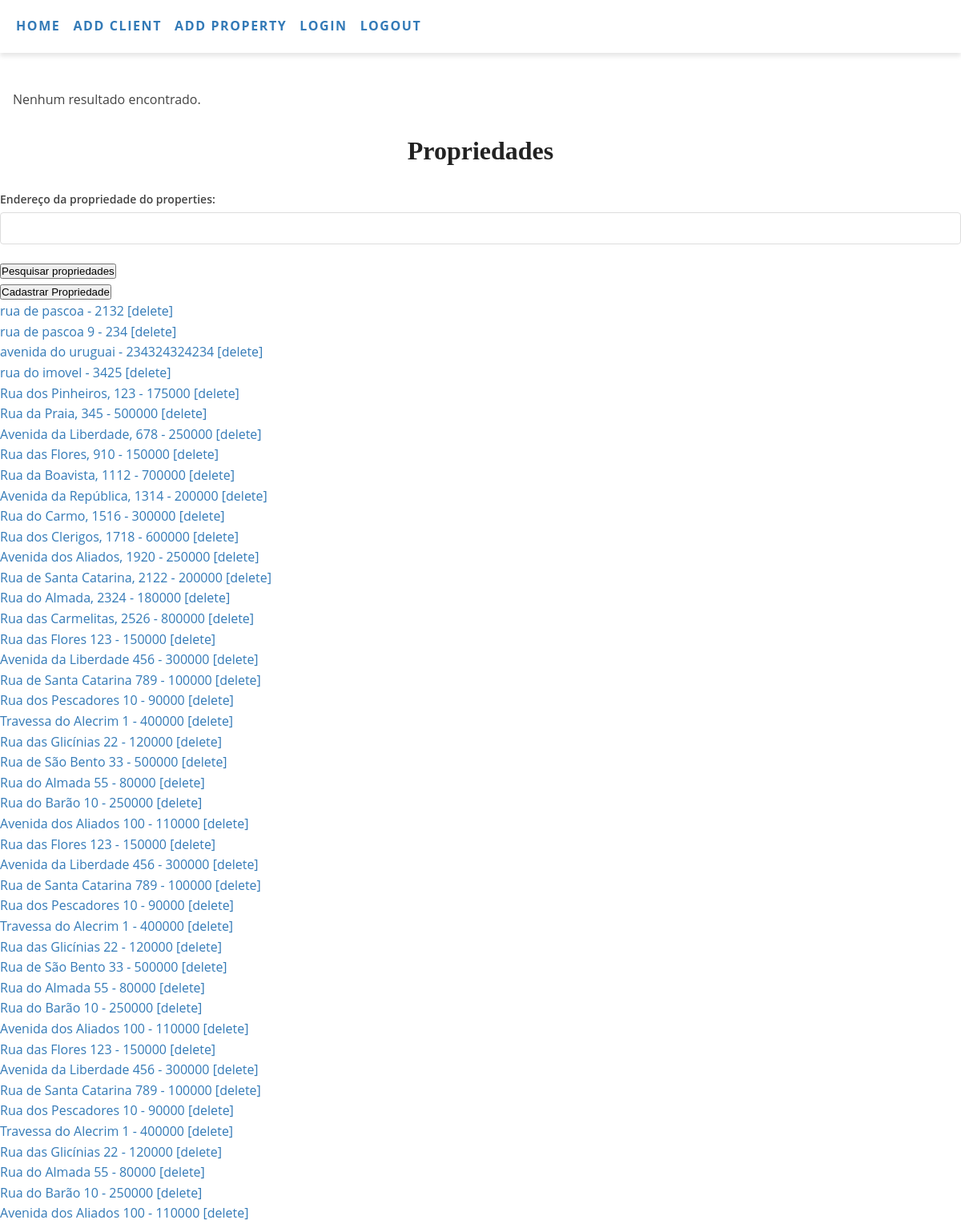
Screenshot of /properties with the database file from the repository.
### models.py (models this page shows, shortened)
class Properties(db.Model):
    id = db.Column(db.Integer, primary_key=True)
    name = db.Column(db.String(200), nullable=False)
    address = db.Column(db.String(200), nullable=False)
    city = db.Column(db.String(50), nullable=False)
    distrito = db.Column(db.String(50), nullable=False)
    value = db.Column(db.Integer, nullable=False)
    property_type = db.Column(db.String(50), nullable=False)
    price = db.Column(db.Integer, nullable=False)
    bedrooms = db.Column(db.Integer, nullable=False)
    bathrooms = db.Column(db.Integer, nullable=False)
    area = db.Column(db.Integer, nullable=False)
    garage = db.Column(db.String(50), nullable=False)
    description = db.Column(db.String(500), nullable=False)
    photo = db.Column(db.String(100), nullable=True)
    client_id = db.Column(db.Integer, db.ForeignKey('client.id'), nullable=False)
    client = db.relationship('Client', back_populates='properties')

### crm.py (the view)
@app.route('/properties', methods=['GET', 'POST'])
def properties():
    print("properties route requested")
    app.logger.debug(request.url)
    search_form = SearchForm()
    properties = Properties.query.all()
    search_results = []
    form = PropertiesForm()
    if request.method == 'POST' and search_form.validate():
        search_query = search_form.search_query.data
        search_results = Properties.query.filter(or_(
            Properties.address.ilike(f'%{search_query}%'),
            Properties.property_type.ilike(f'%{search_query}%')
        )).all()
    if not search_results:
        flash('Nenhum resultado encontrado.')
    print(f"search_results: {search_results}")
    return render_template('properties.html', properties=properties, search_form=search_form,
                           search_results=search_results)

### forms.py (shortened to what this page needs)
class SearchForm(FlaskForm):
    name = StringField('Name', validators=[Optional()])
    email = StringField('Email', validators=[Optional()])
    marital_status = SelectField('Marital Status', choices=[('single', 'Single'), ('married', 'Married')],
                                 validators=[Optional()])
    min_age = IntegerField('Minimum Age', validators=[Optional()])
    max_age = IntegerField('Maximum Age', validators=[Optional()])
    min_income = DecimalField('Minimum Income', validators=[Optional()])
    max_income = DecimalField('Maximum Income', validators=[Optional()])
    search_query = StringField('Search by Name or Phone', validators=[DataRequired()])
    submit = SubmitField('Search')

### crm.py (called while the page is built)
@app.context_processor
def inject_csrf_token():
    return dict(csrf_token=generate_csrf())

@app.context_processor
def inject_debug():
    return dict(debug=app.debug)

### templates/properties.html (shortened to what this page needs)
{% extends 'base.html' %}
{% block content %}
    <link href="{{ url_for('static', filename='style.css') }}" rel="stylesheet" type="text/css">
    <body>
    <h1 style="text-align: center;">Propriedades</h1>
    <form action="{{ url_for('view_properties') }}" method="POST">
        <div>
            <label for="search_query">Endereço da propriedade do properties:</label>
            {{ search_form.search_query() }}
        </div>
        <button type="submit">Pesquisar propriedades</button>
    </form>
    <div class="button-container" style="text-align: left;">
        <a href="/add_property">
            <button>Cadastrar Propriedade</button>
        </a>
    </div>
    {% if properties %}
        <ul>
            {% for property in properties %}
                <li>
                    <a href="{{ url_for('edit_property', id=property.id) }}">{{ property.address }}
                        - {{ property.price }}</a>
                    <a href="{{ url_for('delete_property', id=property.id) }}">[delete]</a>
                </li>
            {% endfor %}
        </ul>
    {% else %}
        <p>Nenhuma propriedade encontrada.</p>
        {% if not search_results and search_form.search_query.data %}
            <p>{{ get_flashed_messages()[0] }}</p>
        {% endif %}
    {% endif %}
    </body>
{% endblock %}

### templates/base.html (shortened to what this page needs)
<!DOCTYPE html>
<html lang="pt">
<head>
<link href="{{ url_for('static', filename='base.css') }}" rel="stylesheet" type="text/css">
</head>
<body>
<nav>
    <ul>
        <li><a href="{{ url_for('home') }}">Home</a></li>
        <li><a href="{{ url_for('add_client') }}">Add Client</a></li>
        <li><a href="{{ url_for('add_property') }}">Add Property</a></li>
        <li><a href="{{ url_for('login') }}">login</a></li>
        <li><a href="{{ url_for('logout') }}">logout</a></li>
    </ul>
</nav>
{% with messages = get_flashed_messages(with_categories=true) %}
    {% if messages %}
        <ul class="flashes">
            {% for category, message in messages %}
                <li class="{{ category }}">{{ message }}</li>
            {% endfor %}
        </ul>
    {% endif %}
{% endwith %}
{% block content %}
{% endblock %}
</body>
</html>

### static/base.css (style rules this page uses)
* { box-sizing: border-box; margin: 0; padding: 0; }
body { font-family: 'Helvetica Neue', sans-serif; font-size: 16px; line-height: 1.5; color: #333; }
h1, h2, h3, h4, h5, h6 { margin-bottom: 1rem; font-weight: bold; line-height: 1.2; }
a { color: #007bff; text-decoration: none; }
nav { background-color: #f7f7f7; padding: 1rem; }
nav ul { list-style: none; display: flex; justify-content: space-between; align-items: center; }
nav li { margin-right: 1rem; }
nav a { font-weight: bold; text-transform: uppercase; letter-spacing: 0.1rem; }
.flashes { list-style: none; margin: 1rem 0; }
.flashes li { margin: 0.5rem 0; padding: 1rem; border-radius: 0.25rem; }

### static/style.css (style rules this page uses)
body { font-family: 'Open Sans', sans-serif; font-size: 16px; color: #444444; line-height: 1.6; }
h1, h2, h3, h4, h5, h6 { font-family: 'Playfair Display', serif; font-weight: 700; margin-bottom: 30px; color: #222222; }
a { color: #337ab7; text-decoration: none; }
form label { display: block; font-size: 14px; font-weight: 600; margin-bottom: 5px; }
form input[type="text"], form input[type="email"], form input[type="password"], form textarea { width: 100%; padding: 10px; border-radius: 4px; border: 1px solid #dddddd; font-size: 16px; margin-bottom: 20px; }
nav { display: flex; justify-content: space-between; align-items: center; background-color: #ffffff; box-shadow: 0 4px 6px rgba(0, 0, 0, 0.1); padding: 20px; margin-bottom: 30px; }
nav a { margin-left: 20px; }
nav a:first-child { margin-left: 0; }

### rows the page displays
Properties: address "rua de pascoa", price "2132"
Properties: address "rua de pascoa 9", price "234"
Properties: address "avenida do uruguai", price "234324324234"
Properties: address "rua do imovel", price "3425"
Properties: address "Rua dos Pinheiros, 123", price "175000"
Properties: address "Rua da Praia, 345", price "500000"
Properties: address "Avenida da Liberdade, 678", price "250000"
Properties: address "Rua das Flores, 910", price "150000"
Properties: address "Rua da Boavista, 1112", price "700000"
Properties: address "Avenida da República, 1314", price "200000"
Properties: address "Rua do Carmo, 1516", price "300000"
Properties: address "Rua dos Clerigos, 1718", price "600000"
Properties: address "Avenida dos Aliados, 1920", price "250000"
Properties: address "Rua de Santa Catarina, 2122", price "200000"
Properties: address "Rua do Almada, 2324", price "180000"
Properties: address "Rua das Carmelitas, 2526", price "800000"
Properties: address "Rua das Flores 123", price "150000"
Properties: address "Avenida da Liberdade 456", price "300000"
Properties: address "Rua de Santa Catarina 789", price "100000"
Properties: address "Rua dos Pescadores 10", price "90000"
Properties: address "Travessa do Alecrim 1", price "400000"
Properties: address "Rua das Glicínias 22", price "120000"
Properties: address "Rua de São Bento 33", price "500000"
Properties: address "Rua do Almada 55", price "80000"
Properties: address "Rua do Barão 10", price "250000"
Properties: address "Avenida dos Aliados 100", price "110000"
Properties: address "Rua das Flores 123", price "150000"
Properties: address "Avenida da Liberdade 456", price "300000"
Properties: address "Rua de Santa Catarina 789", price "100000"
Properties: address "Rua dos Pescadores 10", price "90000"
Properties: address "Travessa do Alecrim 1", price "400000"
Properties: address "Rua das Glicínias 22", price "120000"
Properties: address "Rua de São Bento 33", price "500000"
Properties: address "Rua do Almada 55", price "80000"
Properties: address "Rua do Barão 10", price "250000"
Properties: address "Avenida dos Aliados 100", price "110000"
Properties: address "Rua das Flores 123", price "150000"
Properties: address "Avenida da Liberdade 456", price "300000"
Properties: address "Rua de Santa Catarina 789", price "100000"
Properties: address "Rua dos Pescadores 10", price "90000"
Properties: address "Travessa do Alecrim 1", price "400000"
Properties: address "Rua das Glicínias 22", price "120000"
Properties: address "Rua do Almada 55", price "80000"
Properties: address "Rua do Barão 10", price "250000"
Properties: address "Avenida dos Aliados 100", price "110000"

### other values shown
{{ message }} "Nenhum resultado encontrado."
